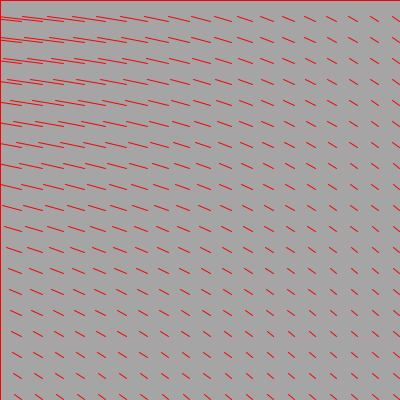
Frame 1 (no input)
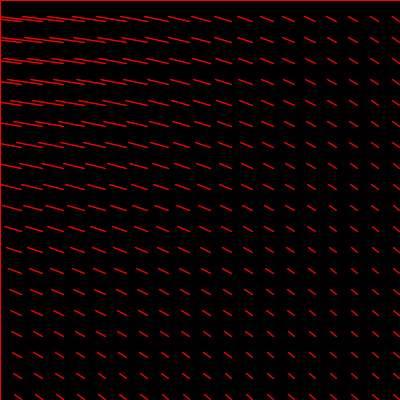
Frame 60 (the mouse pressed at the canvas centre just before this capture)
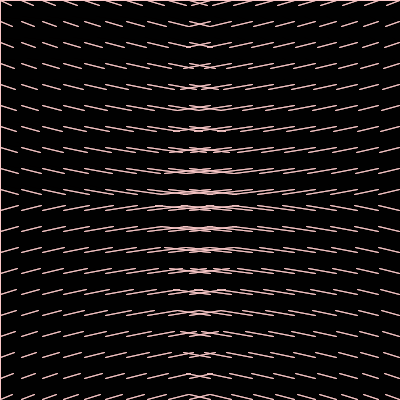
Frame 120 (the mouse held since frame 60 and released just before this capture)

The Processing sketch that drew these frames (run headless with seeded random() and noise(); from frame 60 on, the mouse is pressed at the canvas centre):

// Processing sketch: processing_73430
// ── processing_73430.pde

int size = 20;  
float distanceX = 0.0;  
float distanceY = 0.0;  
float distance = 0.0;  

void setup() {  
  size(400, 400);  
  background(255);  
  noFill();   
}  

void draw() {  
  //background(255);  
  stroke (250,mouseX,mouseY);  
  fill(0,90);
  rect(0,0,400,400);
  //strokeWeight( 1);
  int ilim = width;  
  int jlim = height;  

  int x = 0;  
  int y = 0; 
  
  int a = 0;  
  int b = 0; 
    

  for(int i = 0; i < ilim; i++)  
  {     
      for(int j = 0; j < jlim; j++)  
      {  
          x = i * size;  
          y = j * size;  
          // some math magic to find this square's distance from the mouse  

          // ...please feel free to ignore this...  
          /*distance = (x - mouseX) * (x - mouseX) + (y - mouseY) * (y - mouseY);  
          distance = sqrt(distance) / sqrt(width * width + height * height);  
          distance = 1.0 - distance;  
          distance = distance * distance * distance;  
          distance = distance * 255.;  
          */
          a = x + i;
          b = y + j;
          
          distance = (x - mouseX) * (x - mouseX) + (y - mouseY) * (y - mouseY);  

          distance = sqrt(distance) / sqrt(width * width + height * height);  

          distance =  1-distance ;  

          distance = distance * distance * distance;  

          distance = distance * 50.;  

          
          if(mouseX >= a+10) 
          {
            distanceX =  a+5+distance ;  
          }

          else if(mouseX < a+10 && mouseX >= a) {
            distanceX =  mouseX  ;  
          }

          else if(mouseX < a && mouseX > a - 10) {
            distanceX =  mouseX ;  
          }

          else if(mouseX <= a - 10) {
            distanceX = a - 5 - distance ;  
          }
          
          
          if(mouseY >= b+10) distanceY = b+5;  

          else if(mouseY < b+10 && mouseY >= b) distanceY = mouseY;  

          else if(mouseY < b && mouseY > b - 10) distanceY = mouseY;  

          else if(mouseY <= b - 10) distanceY = b - 5; 


        //  fill(distance);  
        
          line(a, b, distanceX , distanceY);  
      }  
  }      
} 
